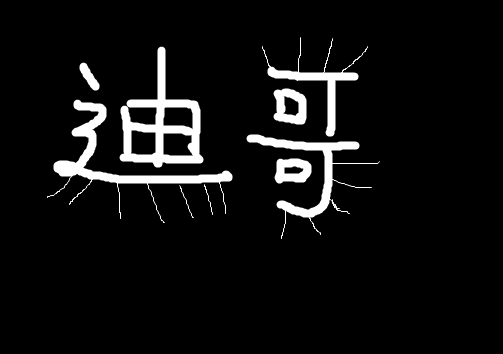
#> input picture opencv learning/操作教学/1. 图像操作/data/dige.png, 503 x 354 px, found by its file name
$ python '3.图像形态学处理.py'
#> lines starting #> are read from the running program, lines starting #| are printed output that depends on the picture; after the words box and inside, x2 and y2 are one past the last pixel; in counts of white or black regions, pixels touching at a corner belong together
import cv2
import numpy as np
import matplotlib.pyplot as plt


# 图片展示
def show(img):
    cv2.imshow('1', img)
    # 0：任意键退出
    cv2.waitKey(0)
    cv2.destroyAllWindows()


img = cv2.imread('data\dige.png')
#> img is the input picture: shape (354, 503, 3); min 0, max 255, mean 15.9

# =========================================================
# 腐蚀操作
# 一般用于二值图像（只有两个颜色）,腐蚀掉图像中的边缘像素点
# 构造腐蚀参考核
kernel = np.ones((3, 3), np.uint8)
erosion = cv2.erode(img, kernel, iterations=1)
show(erosion)
# 若该点卷积范围内存在其他颜色像素点，则将该点腐蚀掉

# 迭代效果
pie = cv2.imread('data\pie.png')
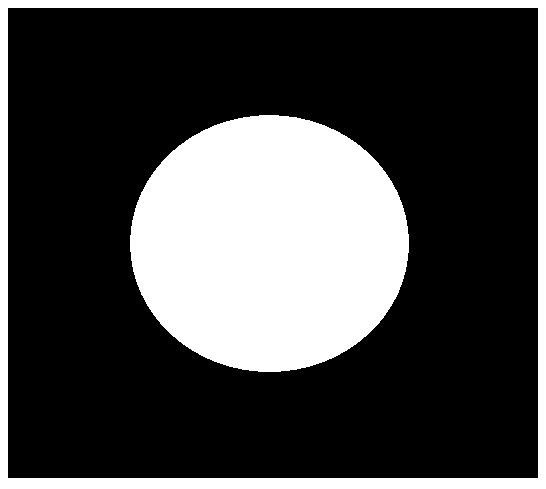
#> input picture opencv learning/操作教学/1. 图像操作/data/pie.png, 546 x 489 px, found by its file name
#> pie is the input picture: shape (489, 546, 3); 27.8% white; 2 white regions, box (x1, y1, x2, y2) and area: (130, 115, 409, 372) 56244, (0, 0, 546, 489) 17894
kernel = np.ones((30, 30), np.uint8)
erosion_1 = cv2.erode(pie, kernel, iterations=1)
#> erosion_1: shape (489, 546, 3); 15.6% white; 1 white region, box (x1, y1, x2, y2) and area: (146, 131, 394, 357) 41578
erosion_2 = cv2.erode(pie, kernel, iterations=2)
#> erosion_2: shape (489, 546, 3); 10.8% white; 1 white region, box (x1, y1, x2, y2) and area: (164, 148, 377, 341) 28787
erosion_3 = cv2.erode(pie, kernel, iterations=3)
#> erosion_3: shape (489, 546, 3); 6.8% white; 1 white region, box (x1, y1, x2, y2) and area: (184, 167, 358, 323) 18053
res = np.hstack((erosion_1, erosion_2, erosion_3))
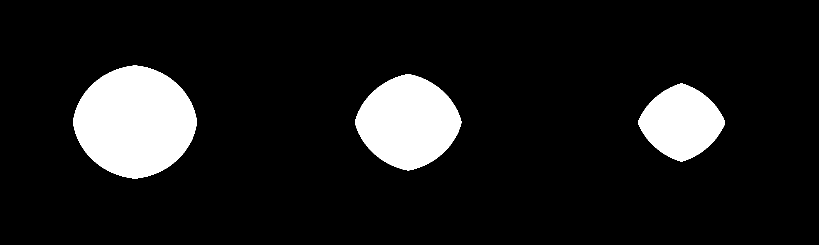
#> res: shape (489, 1638, 3) (shown at 1/2 size); 11% white; 3 white regions, box (x1, y1, x2, y2) and area: (146, 131, 394, 357) 41578, (710, 148, 923, 341) 28787, (1276, 167, 1450, 323) 18053
show(res)

# ==============================
# 膨胀操作
# 反向的腐蚀操作
kernel = np.ones((3, 3), np.uint8)
dilate = cv2.dilate(img, kernel, iterations=1)
show(dilate)

# 迭代效果
kernel = np.ones((30, 30), np.uint8)
dilate_1 = cv2.dilate(pie, kernel, iterations=1)
#> dilate_1: shape (489, 546, 3); 44.5% white; 2 white regions, box (x1, y1, x2, y2) and area: (116, 101, 424, 387) 72629, (0, 0, 546, 489) 46053
dilate_2 = cv2.dilate(pie, kernel, iterations=2)
#> dilate_2: shape (489, 546, 3); 61.1% white; 1 black region, box (x1, y1, x2, y2) and area: (38, 38, 510, 450) 103768
dilate_3 = cv2.dilate(pie, kernel, iterations=3)
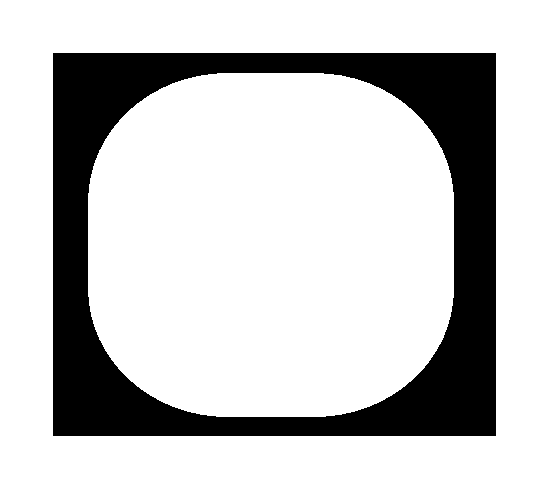
#> dilate_3: shape (489, 546, 3); 77.8% white; 1 black region, box (x1, y1, x2, y2) and area: (53, 53, 496, 436) 59224
res = np.hstack((dilate_1, dilate_2, dilate_3))
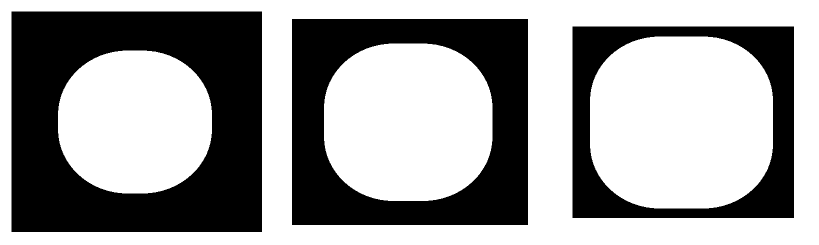
#> res: shape (489, 1638, 3) (shown at 1/2 size); 61.1% white; 3 black regions, box (x1, y1, x2, y2) and area: (23, 23, 524, 464) 148312, (584, 38, 1056, 450) 103768, (1145, 53, 1588, 436) 59224
show(res)

# ========================================
img = cv2.imread('data\\1.png')
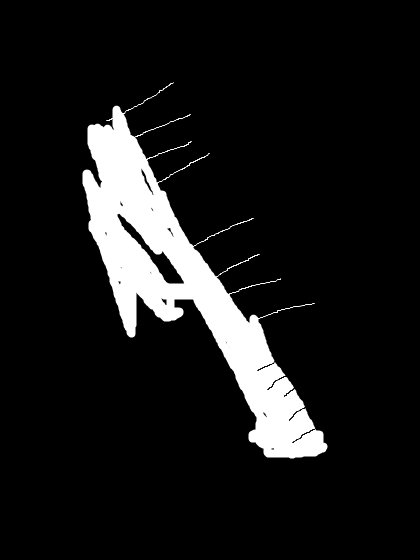
#> input picture opencv learning/操作教学/1. 图像操作/data/1.png, 420 x 560 px, found by its file name
#> img is the input picture: shape (560, 420, 3); min 0, max 255, mean 25.3
# 开运算
# 先腐蚀，在膨胀： 可以去掉图片毛刺
kernel = np.ones((5, 5), np.uint8)
opening = cv2.morphologyEx(img, cv2.MORPH_OPEN, kernel)

# 闭运算
# 先膨胀，再腐蚀： 可以填缝
kernel = np.ones((5, 5), np.uint8)
closing = cv2.morphologyEx(img, cv2.MORPH_CLOSE, kernel)

show(np.hstack((img, opening, closing)))
#> in show (call 5), `cv2.imshow('1', img)`:
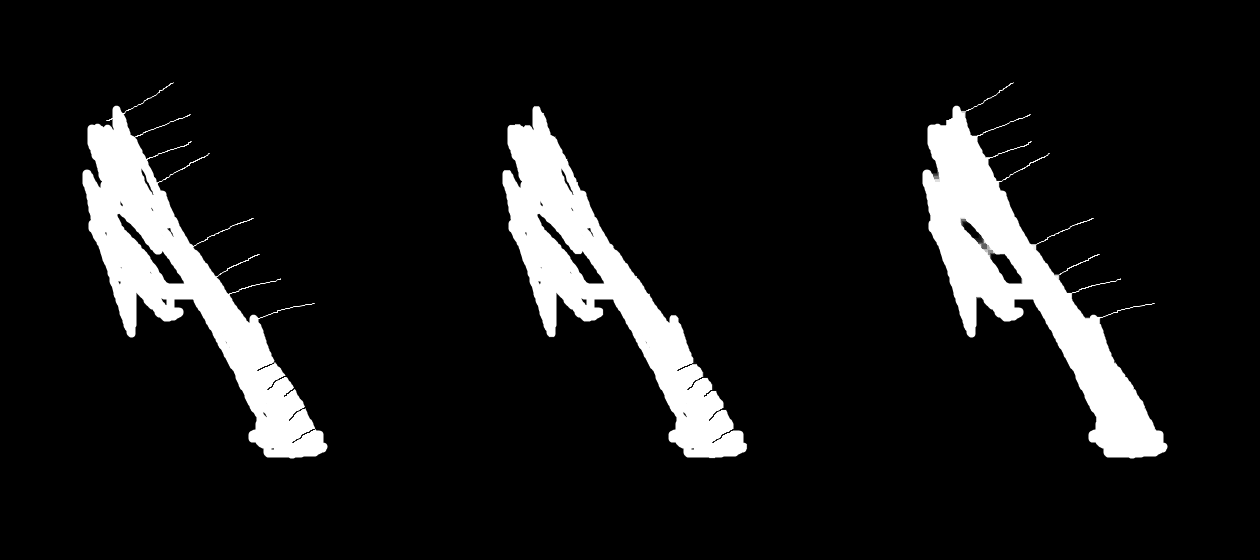
#> window '1': shape (560, 1260, 3); min 0, max 255, mean 25.3

# ===============================================
# 梯度运算
# 膨胀 - 腐蚀: 描边
gradient = cv2.morphologyEx(img, cv2.MORPH_GRADIENT, kernel)

# ================================================
# 礼帽运算
# 原始输入-开运算结果: 只留下毛刺
tophat = cv2.morphologyEx(img, cv2.MORPH_TOPHAT, kernel)
# 黑帽运算
# 闭运算-原始输入： 只留下缝隙
blackhat = cv2.morphologyEx(img, cv2.MORPH_BLACKHAT, kernel)

show(np.hstack((img, opening, closing, gradient, tophat, blackhat)))
#> in show (call 6), `cv2.imshow('1', img)`:
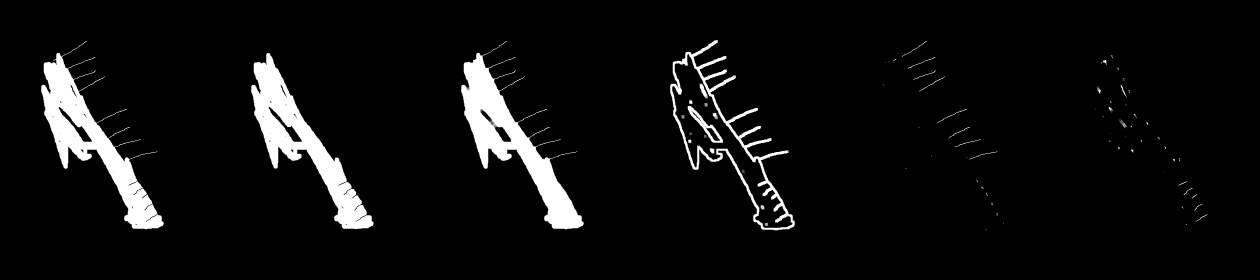
#> window '1': shape (560, 2520, 3) (shown at 1/2 size); min 0, max 255, mean 14.8
